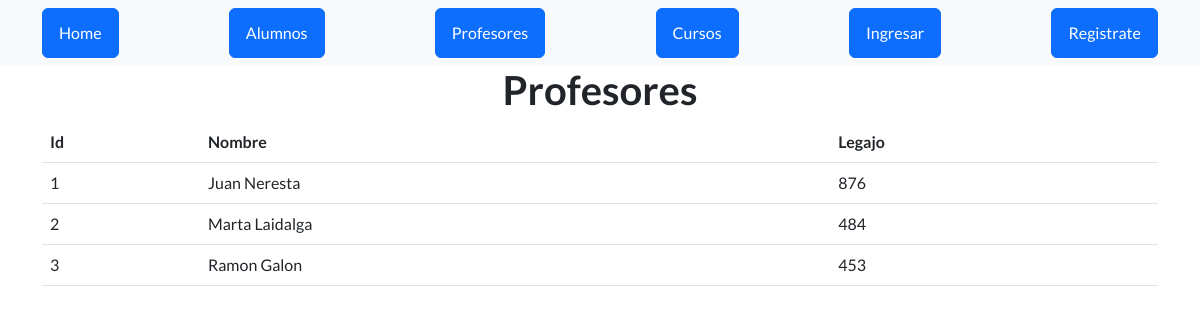
Before: /AppCoder/ver_profesores with the older database file.
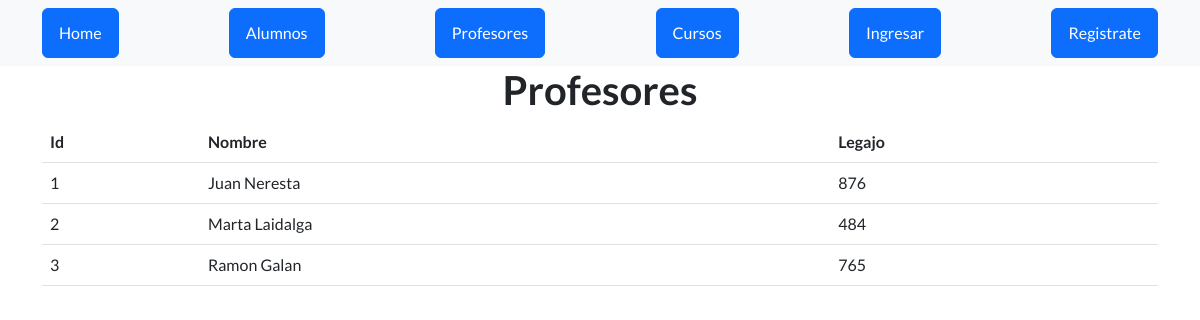
After: the same page with the newer database file.
### AppCoder/models.py (models this page shows)
class Profesor(models.Model):
    nombre = models.CharField(max_length=40)
    legajo = models.IntegerField()

### AppCoder/views.py (the view)
# urls.py: path("ver_profesores",views.ver_profesores, name="profesores"),
def ver_profesores(request):
    profesores = Profesor.objects.all()
    if request.user.is_active:
        return render(request,"ver_profesores.html",{"profesores":profesores,"url":url_imagen(id=request.user.id)})
    return render(request,"ver_profesores.html",{"profesores":profesores})

### AppCoder/template/ver_profesores.html (shortened to what this page needs)
{% extends "padre.html" %}
{% load static %}
{% block contenido %}
    <main class="container">
        <h1 class="text-center">Profesores</h1>
        <table class="table">
            <thead>
                <tr>
                    <th>Id</th>
                    <th>Nombre</th>
                    <th>Legajo</th>
                </tr>
            </thead>
            <tbody>
                {% for n in profesores %}
                <tr>
                    <td>{{n.id}}</td>
                    <td>{{n.nombre}}</td>
                    <td>{{n.legajo}}</td>
                </tr>
                {% endfor %}
            </tbody>
        </table>
    </main>
{% endblock %}

Changed rows visible on the page:
changed Profesor id 3: nombre "Ramon Galon" → "Ramon Galan"; legajo "453" → "765"
